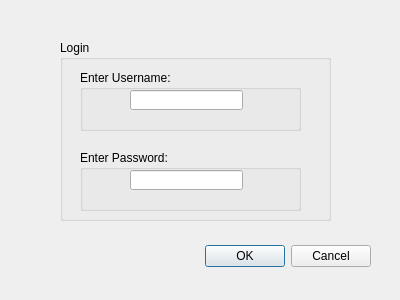
<?xml version="1.0" encoding="UTF-8"?>
<ui version="4.0">
 <class>Dialog</class>
 <widget class="QDialog" name="Dialog">
  <property name="geometry">
   <rect>
    <x>0</x>
    <y>0</y>
    <width>400</width>
    <height>300</height>
   </rect>
  </property>
  <property name="windowTitle">
   <string>Dialog</string>
  </property>
  <widget class="QDialogButtonBox" name="buttonBox">
   <property name="geometry">
    <rect>
     <x>30</x>
     <y>240</y>
     <width>341</width>
     <height>32</height>
    </rect>
   </property>
   <property name="orientation">
    <enum>Qt::Horizontal</enum>
   </property>
   <property name="standardButtons">
    <set>QDialogButtonBox::Cancel|QDialogButtonBox::Ok</set>
   </property>
  </widget>
  <widget class="QGroupBox" name="groupBox">
   <property name="geometry">
    <rect>
     <x>60</x>
     <y>40</y>
     <width>271</width>
     <height>181</height>
    </rect>
   </property>
   <property name="title">
    <string>Login</string>
   </property>
   <widget class="QGroupBox" name="groupBox_2">
    <property name="geometry">
     <rect>
      <x>20</x>
      <y>30</y>
      <width>221</width>
      <height>61</height>
     </rect>
    </property>
    <property name="title">
     <string>Enter Username:</string>
    </property>
    <widget class="QLineEdit" name="lineEdit">
     <property name="geometry">
      <rect>
       <x>50</x>
       <y>20</y>
       <width>113</width>
       <height>20</height>
      </rect>
     </property>
     <property name="toolTip">
      <string>&lt;html&gt;&lt;head/&gt;&lt;body&gt;&lt;p&gt;Enter Username&lt;/p&gt;&lt;/body&gt;&lt;/html&gt;</string>
     </property>
    </widget>
   </widget>
   <widget class="QGroupBox" name="groupBox_3">
    <property name="geometry">
     <rect>
      <x>20</x>
      <y>110</y>
      <width>221</width>
      <height>61</height>
     </rect>
    </property>
    <property name="title">
     <string>Enter Password:</string>
    </property>
    <widget class="QLineEdit" name="lineEdit_2">
     <property name="geometry">
      <rect>
       <x>50</x>
       <y>20</y>
       <width>113</width>
       <height>20</height>
      </rect>
     </property>
     <property name="toolTip">
      <string>&lt;html&gt;&lt;head/&gt;&lt;body&gt;&lt;p&gt;Enter Username&lt;/p&gt;&lt;/body&gt;&lt;/html&gt;</string>
     </property>
    </widget>
   </widget>
  </widget>
 </widget>
 <resources/>
 <connections>
  <connection>
   <sender>buttonBox</sender>
   <signal>accepted()</signal>
   <receiver>Dialog</receiver>
   <slot>accept()</slot>
   <hints>
    <hint type="sourcelabel">
     <x>248</x>
     <y>254</y>
    </hint>
    <hint type="destinationlabel">
     <x>157</x>
     <y>274</y>
    </hint>
   </hints>
  </connection>
  <connection>
   <sender>buttonBox</sender>
   <signal>rejected()</signal>
   <receiver>Dialog</receiver>
   <slot>reject()</slot>
   <hints>
    <hint type="sourcelabel">
     <x>316</x>
     <y>260</y>
    </hint>
    <hint type="destinationlabel">
     <x>286</x>
     <y>274</y>
    </hint>
   </hints>
  </connection>
 </connections>
</ui>
